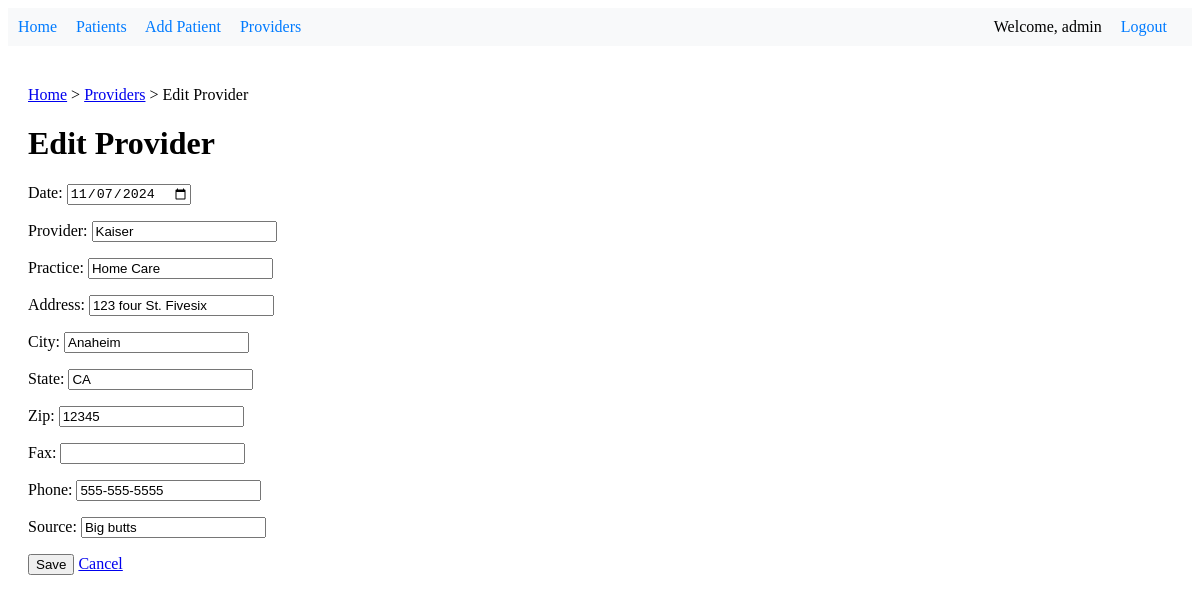
The page /provider/1/edit/ (signed in) on the database its author committed.
### patient_records/models.py (models this page shows, shortened)
class Provider(models.Model):
    id = models.AutoField(primary_key=True)
    date = models.DateField()
    provider = models.CharField(max_length=100)
    practice = models.CharField(max_length=200)
    address = models.CharField(max_length=255)
    city = models.CharField(max_length=100)
    state = models.CharField(max_length=100)
    zip = models.CharField(max_length=20)
    fax = models.CharField(max_length=20, blank=True, null=True)
    phone = models.CharField(max_length=20, blank=True, null=True)
    source = models.CharField(max_length=100, blank=True, null=True)

### patient_records/views.py (the view)
# urls.py: path('provider/<int:provider_id>/edit/', views.edit_provider, name='edit_provider'),
@login_required
def edit_provider(request, provider_id):
    provider = get_object_or_404(Provider, id=provider_id)
    breadcrumbs = [
        {'label': 'Providers', 'url': reverse('provider_list')},
        {'label': 'Edit Provider', 'url': None}
    ]
    if request.method == 'POST':
        form = ProviderForm(request.POST, instance=provider)
        if form.is_valid():
            form.save()
            messages.success(request, 'Provider updated successfully!')
            return redirect('provider_list')
    else:
        form = ProviderForm(instance=provider)
    context = {
        'form': form,
        'provider': provider,
        'breadcrumbs': breadcrumbs,
        'form_title': 'Edit Provider',
        'submit_label': 'Update Provider',
        'cancel_url': reverse('provider_list'),
        'confirmation_message': 'Are you sure you want to update this provider?'
    }
    return render(request, 'patient_records/edit_provider.html', context)

### patient_records/forms.py
class ProviderForm(forms.ModelForm):
    class Meta:
        model = Provider
        fields = '__all__'
        widgets = {
            'date': forms.DateInput(attrs={'type': 'date'}),
        }

### patient_records/templates/patient_records/edit_provider.html (shortened to what this page needs)
{% extends 'patient_records/generic_form.html' %}

### patient_records/templates/patient_records/generic_form.html (shortened to what this page needs)
{% extends 'patient_records/base.html' %}
{% block content %}
{% include 'components/_breadcrumbs.html' %}
<h1>{{ form_title|default:"Data Entry" }}</h1>
<form method="post" onsubmit="return confirmSubmission()">
    {{ form.as_p }}
    <button type="submit">Save</button>
    {% if patient %}
        <a href="{% url 'patient_detail' patient.id %}">Cancel</a>
    {% else %}
        <a href="{% url 'home' %}">Cancel</a>
    {% endif %}
</form>
{% endblock %}

### patient_records/templates/components/_navigation.html
{% if user.is_authenticated %}
    <nav>
        <a href="{% url 'home' %}">Home</a>
        <a href="{% url 'patient_list' %}">Patients</a>
        <a href="{% url 'add_patient' %}">Add Patient</a>
        <a href="{% url 'provider_list' %}">Providers</a>
        <div class="user-nav">
            <span>Welcome, {{ user.username }}</span>
            <a href="{% url 'logout' %}">Logout</a>
        </div>
    </nav>
{% endif %}

### patient_records/templates/patient_records/base.html (style rules this page uses)
nav { background-color: #f8f9fa; padding: 10px; margin-bottom: 20px; }
nav a { margin-right: 15px; text-decoration: none; color: #007bff; }
.user-nav { float: right; }
.user-nav span { margin-right: 15px; }

### rows shown on the page
Provider: date "11/07/2024", provider "Kaiser", practice "Home Care", address "123 four St. Fivesix", city "Anaheim", state "CA", zip "12345", phone "555-555-5555", source "Big butts"

### other values the page prints
{{ user.username }} "admin"
{{ breadcrumb.label }} "Providers"
{{ breadcrumb.label }} "Edit Provider"
